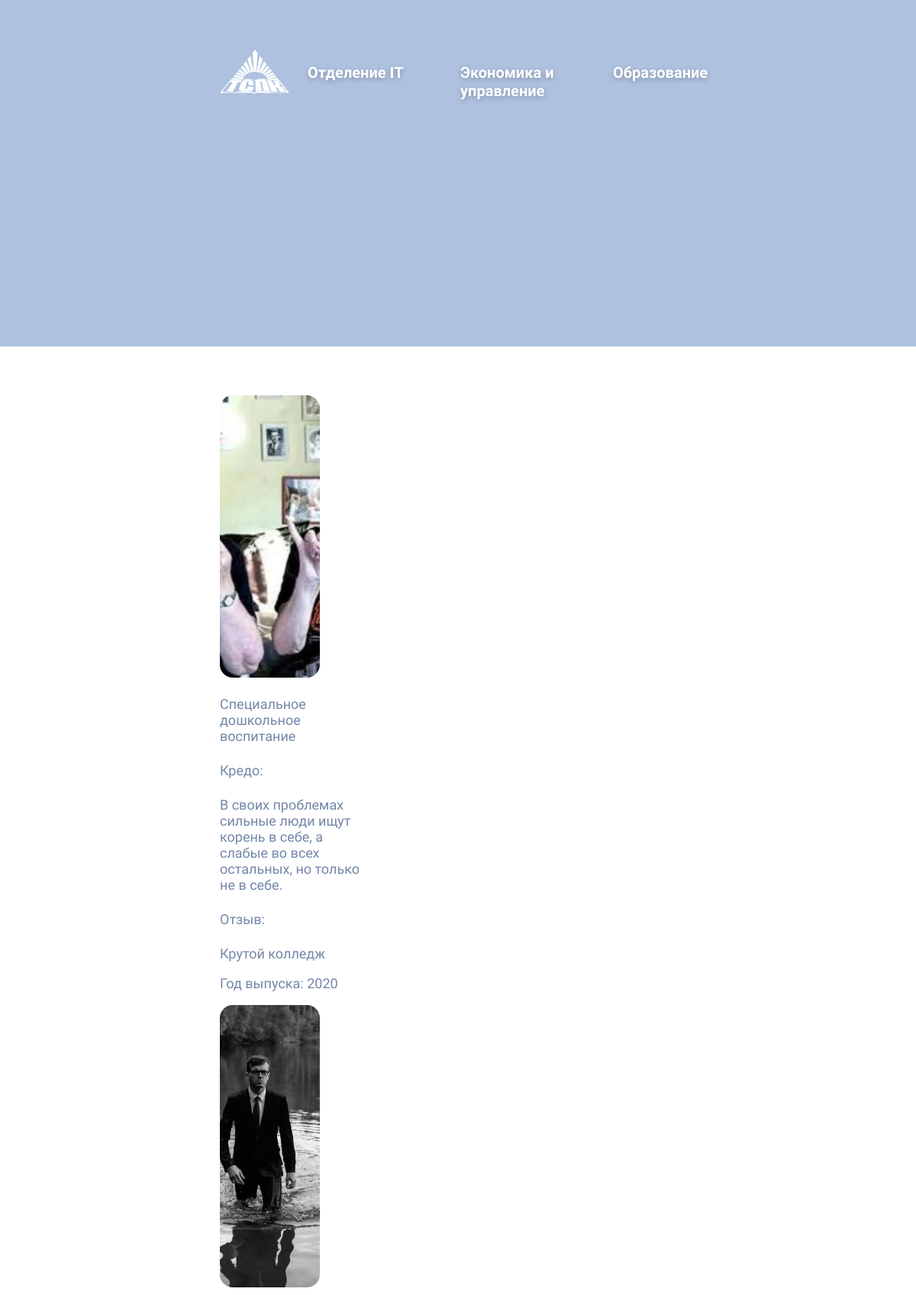
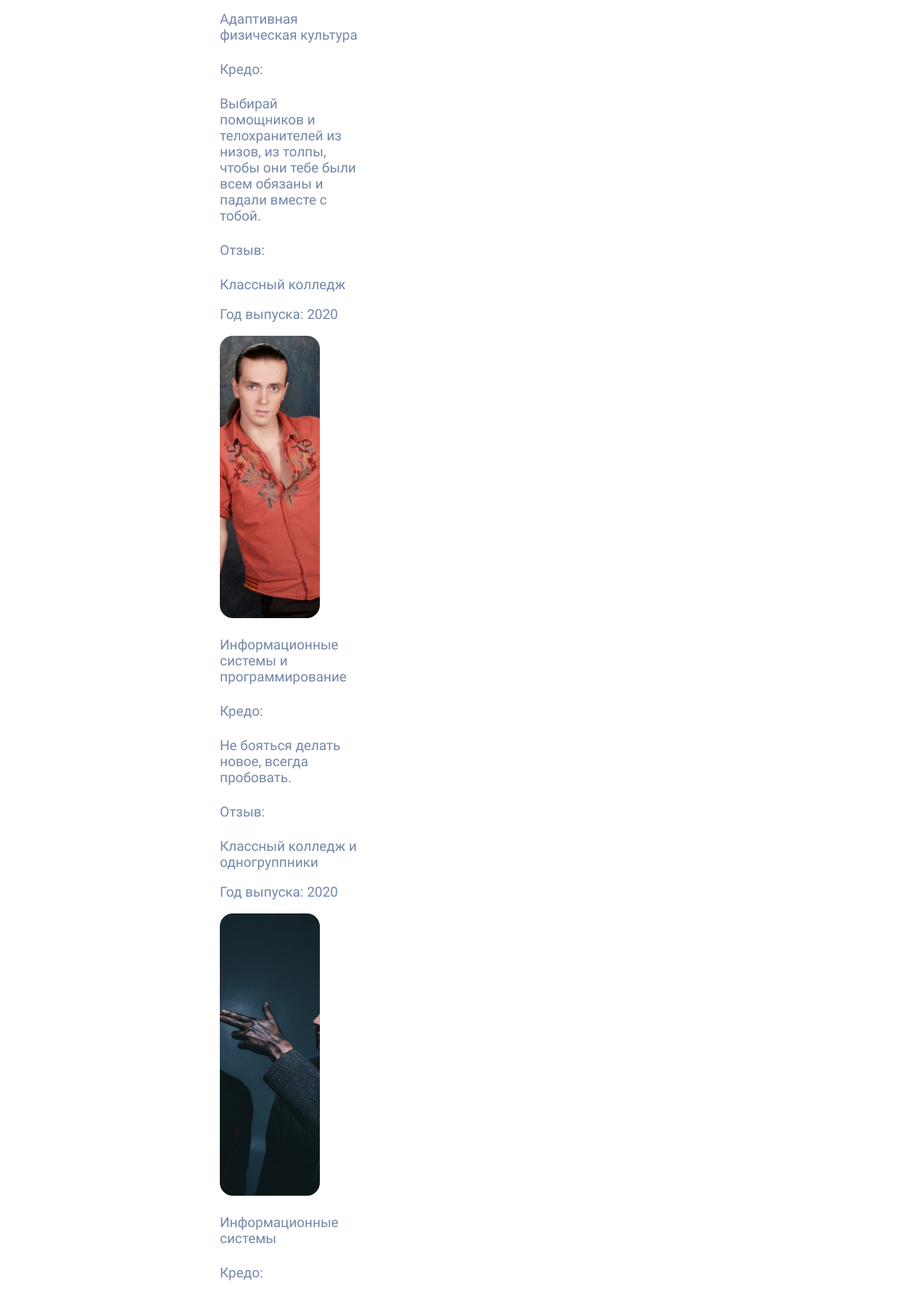
The page /all/search/ (upper part) on the database its author committed (2 pictures, top to bottom).
### core/models.py (models this page shows, shortened)
class Category(models.Model):
    parent = models.ForeignKey('self', on_delete=models.CASCADE, null=True, blank=True,verbose_name='Отделение')
    category_text = models.CharField(max_length=100,verbose_name='Специальность')
    def __str__(self):
        return self.category_text

class Card(models.Model):
    name = models.CharField(verbose_name='ФИО', max_length=1000)
    category = models.ForeignKey(Category, on_delete=models.CASCADE,  null=True, blank=True, verbose_name='специальность')
    kredo = models.TextField(max_length=1000, blank=True)
    ava = models.ImageField(upload_to=add_path, default=None)
    otzyv = models.TextField(max_length=1000)
    god_grad = models.IntegerField('Год выпуска', blank=True)

### core/views.py (the view)
# urls.py: path('all/search/', views.SearchResultsView.as_view(), name='search_results'),
class SearchResultsView(ListView):
    model = Card
    template_name = 'search_results.html'
    def get_queryset(self): # новый
        query = self.request.GET.get('category')
        query2 = self.request.GET.get('god_grad')
        if (not query) & (not query2):
            object_list = Card.objects.all()
        else:
            object_list = Card.objects.filter(
                Q(category_id__exact =query), Q(god_grad__icontains=query2)
            )
        return object_list

### core/templatetags/common_tags.py (called while the page is built)
@register.inclusion_tag('header.html', takes_context=True)
def show_top_menu(context):
    categories = Category.objects.filter(parent=None)
    return {
        'categories': categories,
    }

### templates/search_results.html (shortened to what this page needs)
{% extends 'all.html'%}
{% load static%}
{% block unique_content%}
        <section  class="container">
{% if object_list %}
    <ul>
       {% for card in object_list %}
        <div class="card">
        <div>
            <img src="{{ card.ava.url }}" alt="фото">
        </div>
        <div class="card-bl">
            <a class="card-card" href="{% url 'cat_ord' card.category.id %}">{{ card.category.category_text }}</a>
            <h5 class="card-card">Кредо:</h5>
            <p class="card-card">{{ card.kredo }}</p>
            <h5 class="card-card">Отзыв:</h5>
            <p class="card-card">{{ card.otzyv }}</p>
            <p class="card-card">Год выпуска: {{ card.god_grad}}</p>
        </div>
    </div>
                            {% endfor%}
{% else %}
    <p class='err'>К сожалению, пока объявлений по данной категории нету:(</p>
{% endif %}
        </section>
{% endblock%}

### templates/header.html (shortened to what this page needs)
{% load static%}
                <div id="nav">
                    <nav>
                        <ul class="navig">
                            <li>
                                <a href="{% url 'otdel-slide'%}">
                                    <img src="{% static 'img/logo.png' %}" alt="TSPK">
                                </a>
                            </li>
 {% for category in categories %}
                            <li class="menu-li">
                                <a href="{% url 'cat_ord' category.id %}">{{ category}}</a>
                            </li>
                            {% endfor %}
                        </ul>
                    </nav>
                </div>

### core/static/css/style.css (style rules this page uses)
body { padding: 0; margin: 0; font-family: 'Play', sans-serif; }
ul { padding: 0; list-style: none; }
a { text-decoration: none; }
.navig { display: flex; justify-content: space-between; flex-direction: row; }
.container { padding: 3rem 18rem; }
nav { display: flex; justify-content: space-between; flex-direction: row; }
.menu-li { margin: 1.2em 0; width: 200px; }
.menu-li a { font-weight: bold; font-size: 20px; color: #FFFFFF; text-shadow: 0px 2px 6px rgba(0, 0, 0, 0.25); }
.navig img { margin-right: 1.5em; }
.kart-bl h4, h5 { font-size: 25px; color: #FFFFFF; margin: 1.5rem 0; font-weight: 200; }
#nav { position: relative; background-color: #AEC1DF; height: 100px; }
.card-card { color: #7387a8; font-weight: 100; font-size: 18px; }
.card { width: 30%; display: flex; flex-direction: column; justify-content: space-between; }
.card img { width: 70%; height: 370px; border-radius: 17px; object-fit: cover; }

### rows shown on the page
Category: category_text "Отделение IT"
Category: category_text "Экономика и управление"
Category: category_text "Образование"
Card: ava (picture), category.category_text "Специальное дошкольное воспитание", kredo "В своих проблемах сильные люди ищут корень в себе, а слабые во всех остальных, но только не в себе.", otzyv "Крутой колледж", god_grad "2020"
Card: ava (picture), category.category_text "Адаптивная физическая культура", kredo "Выбирай помощников и телохранителей из низов, из толпы, чтобы они тебе были всем обязаны и падали вместе с тобой.", otzyv "Классный колледж", god_grad "2020"
Card: ava (picture), category.category_text "Информационные системы и программирование", kredo "Не бояться делать новое, всегда пробовать.", otzyv "Классный колледж и одногруппники", god_grad "2020"
Card: ava (picture), category.category_text "Информационные системы"
